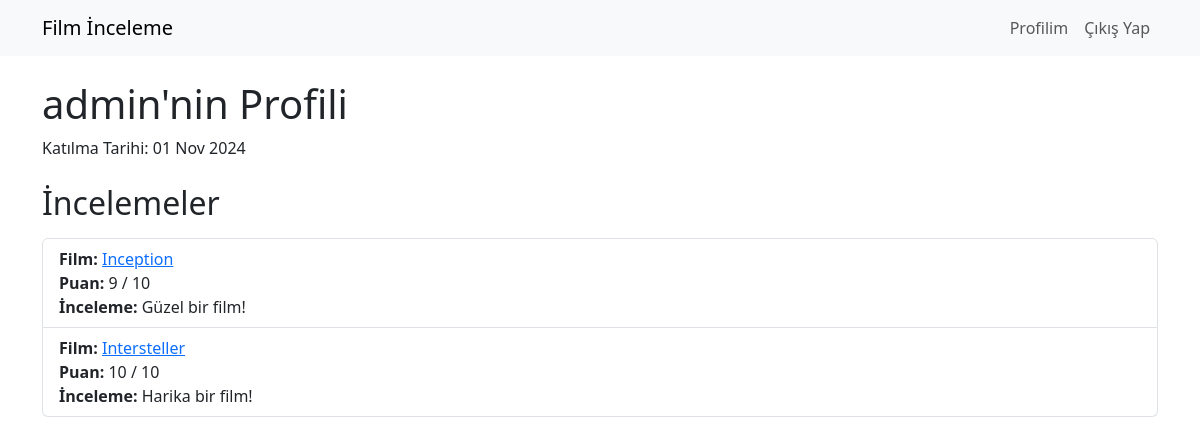
Page /profile/admin/ on the committed database.
### movies/models.py (models this page shows, shortened)
class Review(models.Model):
    movie = models.ForeignKey(Movie, related_name='reviews', on_delete=models.CASCADE)
    user = models.ForeignKey(User, on_delete=models.CASCADE)
    review_text = models.TextField()
    rating = models.PositiveIntegerField()
    created_at = models.DateTimeField(auto_now_add=True)

class Movie(models.Model):
    title = models.CharField(max_length=100)
    description = models.TextField()
    genre = models.CharField(max_length=50)
    release_date = models.DateField()

### movies/views.py (the view)
# urls.py: path('profile/<str:username>/', views.profile, name='profile'),
def profile(request, username):
    user = get_object_or_404(User, username=username)
    reviews = Review.objects.filter(user=user)
    return render(request, 'movies/profile.html', {'user': user, 'reviews': reviews})

### movies/templates/movies/profile.html (shortened to what this page needs)
{% extends 'movies/base.html' %}
{% block content %}
    <h1>{{ user.username }}'nin Profili</h1>
    <p>Katılma Tarihi: {{ user.date_joined|date:"d M Y" }}</p>
    <h2 class="mt-4">İncelemeler</h2>
    <ul class="list-group mt-3">
        {% for review in reviews %}
            <li class="list-group-item">
                <strong>Film:</strong> <a href="{% url 'movie_detail' review.movie.id %}">{{ review.movie.title }}</a><br>
                <strong>Puan:</strong> {{ review.rating }} / 10<br>
                <strong>İnceleme:</strong> {{ review.review_text }}
            </li>
        {% empty %}
            <p>Henüz inceleme yapılmamış.</p>
        {% endfor %}
    </ul>
{% endblock %}

### rows in the picture
Review: movie "Inception", rating "9", review_text "Güzel bir film!"
Review: movie "Intersteller", rating "10", review_text "Harika bir film!"

### other values in the picture
{{ user.username }} "admin"
{{ user.date_joined|date:"d M Y" }} "01 Nov 2024"
